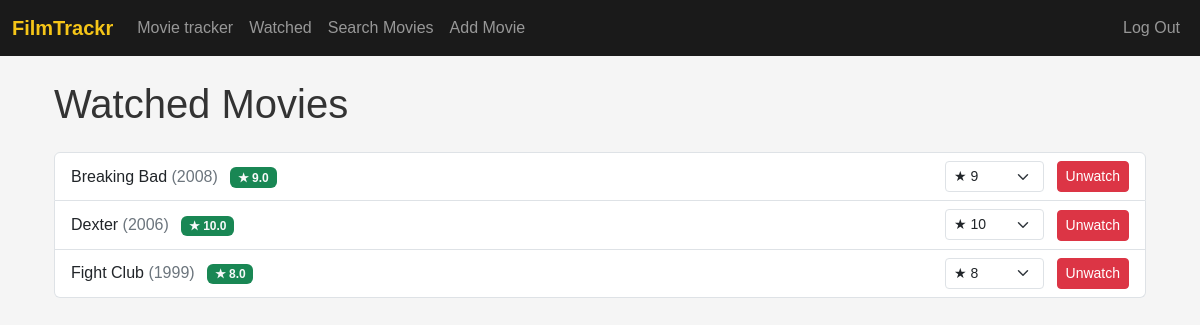
Page /watched (signed in) on the committed database.
### tables this page shows
CREATE TABLE watched_movies (
        user_id  INTEGER NOT NULL,
        movie_id INTEGER NOT NULL,
        rating   REAL,

        PRIMARY KEY (user_id, movie_id),
        FOREIGN KEY (user_id) REFERENCES users(id),
        FOREIGN KEY (movie_id) REFERENCES movies(id)
    );

CREATE TABLE movies (
        id           INTEGER PRIMARY KEY AUTOINCREMENT,
        title        TEXT    NOT NULL,
        genre        TEXT    NOT NULL,
        mood         TEXT    NOT NULL,
        image_path   TEXT    NOT NULL DEFAULT '_not-found.jpg',
        description  TEXT,
        release_year INTEGER,
        rating       REAL
    );

### app.py (the view)
@app.route("/watched", methods=["GET"])
@login_required
def watched_movies():
    user_id = session["user_id"]
    watched_movies = db.execute(
        """
        SELECT m.id, m.title, m.release_year, wm.rating
          FROM movies m
          JOIN watched_movies wm ON m.id = wm.movie_id
         WHERE wm.user_id = ?;
        """,
        user_id,
    )
    return render_template("watched_movies.html", watched_movies=watched_movies)

### helpers.py (called while the page is built)
def login_required(f):
    @wraps(f)
    def decorated_function(*args, **kwargs):
        if session.get("user_id") is None:
            return redirect("/login")
        return f(*args, **kwargs)
    return decorated_function

### templates/watched_movies.html (shortened to what this page needs)
{% extends "layout.html" %}
{% block body %}
<div class="container mt-4">
    <h1 class="mb-4">Watched Movies</h1>
    {% if watched_movies %}
        <ul class="list-group">
            {% for movie in watched_movies %}
                <li class="list-group-item d-flex justify-content-between align-items-center">
                    <div>
                        <a href="/movie/{{ movie.id }}" class="text-decoration-none text-dark movie-title">{{ movie.title }} <span class="text-secondary">({{ movie.release_year }})</span></a>
                        {% if movie.rating %}
                            <span class="badge
                                {% if movie.rating <= 5 %}bg-danger text-light
                                {% else %}bg-success text-light
                                {% endif %} ms-2">★ {{ movie.rating }}</span>
                        {% else %}
                            <span class="badge bg-secondary text-light ms-2">Not Rated</span>
                        {% endif %}
                    </div>
                    <div>
                        <form method="POST" action="/rate-movie" class="d-inline me-2">
                            <select class="form-select form-select-sm d-inline w-auto" name="rating" onchange="this.form.submit()">
                                {% for i in range(1, 11) %}
                                    <option value="{{ i }}" {% if movie.rating == i %}selected{% endif %}>★ {{ i }}</option>
                                {% endfor %}
                            </select>
                        </form>
                        <form method="POST" action="/mark-unwatched" class="d-inline">
                            <button type="submit" class="btn btn-sm btn-danger">Unwatch</button>
                        </form>
                    </div>
                </li>
            {% endfor %}
        </ul>
    {% else %}
        <p class="text-center text-muted">You haven't watched any movies yet.</p>
    {% endif %}
</div>
{% endblock %}

### templates/layout.html (shortened to what this page needs)
<!DOCTYPE html>
<html lang="en">
<head>
    <link href="https://cdn.jsdelivr.net/npm/bootstrap@5.3.0/dist/css/bootstrap.min.css" rel="stylesheet">
</head>
<body>
    <nav class="navbar navbar-expand-lg navbar-dark">
        <div class="container-fluid">
            <a class="navbar-brand" href="/">FilmTrackr</a>
            <div class="collapse navbar-collapse" id="navbarNav">
                {% if session["user_id"] %}
                <ul class="navbar-nav">
                <li class="nav-item"><a class="nav-link" href="/">Movie tracker</a></li>
                <li class="nav-item"><a class="nav-link" href="/watched">Watched</a></li>
                <li class="nav-item"><a class="nav-link" href="/movies">Search Movies</a></li>
                <li class="nav-item"><a class="nav-link" href="/add_movie">Add Movie</a></li>
                </ul>
                <ul class="navbar-nav ms-auto">
                    <li class="nav-item"><a class="nav-link" href="/logout">Log Out</a></li>
                </ul>
                {% else %}
                <ul class="navbar-nav ms-auto">
                    <li class="nav-item"><a class="nav-link" href="/register">Register</a></li>
                    <li class="nav-item"><a class="nav-link" href="/login">Log In</a></li>
                    <li class="nav-item"><a class="nav-link" href="/movies">Search Movies</a></li>
                </ul>
                {% endif %}
            </div>
        </div>
    </nav>
    <div class="container">
        {% block body %}
        {% endblock %}
    </div>
</body>
</html>

### templates/layout.html (style rules this page uses)
body { font-family: Arial, sans-serif; background-color: #f5f5f5; color: #333; }
nav { background-color: #1a1a1a; }
nav a { color: #f5c518; }
.navbar-brand { font-weight: bold; color: #f5c518; }
.container { margin-top: 20px; }

### rows in the picture
watched_movies: title "Breaking Bad", release_year "2008", rating "9.0", rating "★ 9"
watched_movies: title "Dexter", release_year "2006", rating "10.0", rating "★ 10"
watched_movies: title "Fight Club", release_year "1999", rating "8.0", rating "★ 8"
